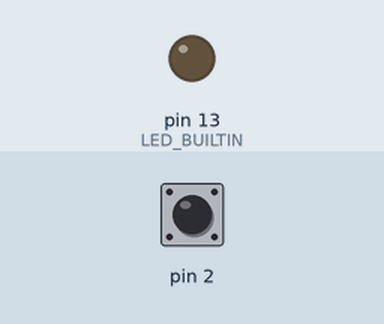
Bench run of a sketch on a simulated Arduino Uno, built with avr-gcc and run on an emulated ATmega328P. Shown: output pins drawn as LEDs (lit = HIGH). Inputs (shaded band) come from the test bench; at power-on: pin 2 HIGH. What the sketch prints to the serial monitor is not drawn.

Above: at 1.2 s.
1.3 s: pin 2 pulled LOW for 0.15 s
At 1.38 s:
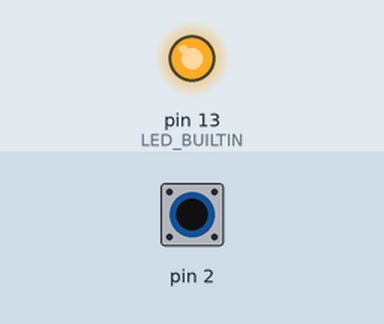
2.9 s: pin 2 pulled LOW for 3.2 s
At 7.0 s:
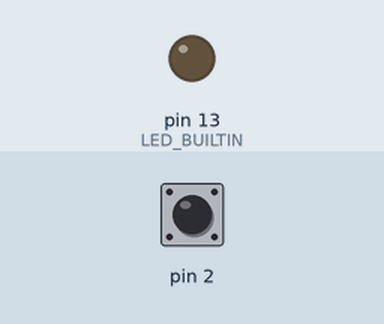
Timing chart, 0 to 8.5 s (numbered marks = the images above; inputs shaded):
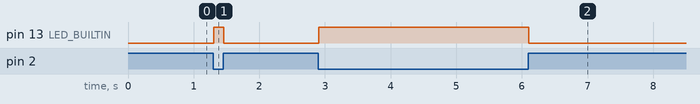

The sketch:

DigitalInputPullup.ino
```cpp
void setup() {
  Serial.begin(9600);
  pinMode(2, INPUT_PULLUP);
  pinMode(LED_BUILTIN, OUTPUT);
}

void loop() {
  int sensorVal = digitalRead(2);
  Serial.println(sensorVal);

  if (sensorVal == HIGH) {
    digitalWrite(LED_BUILTIN, LOW);
  } else {
    digitalWrite(LED_BUILTIN, HIGH);
  }
}
```

Measured:
- after the input at 1.3 s, pin 13 (LED_BUILTIN): LOW → HIGH at once, → LOW 0.15 s later
- after the input at 2.9 s, pin 13 (LED_BUILTIN): LOW → HIGH at once, → LOW 3.2 s later
